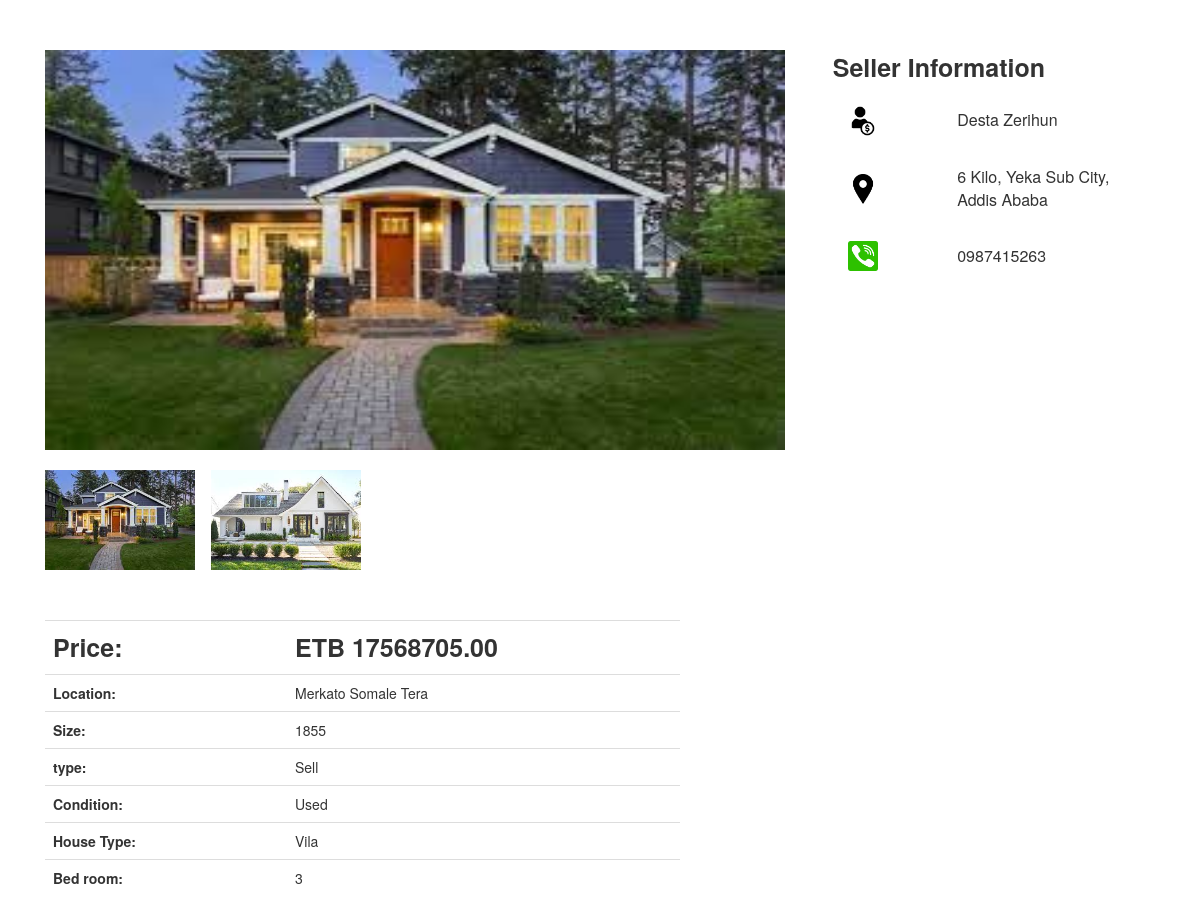
Screenshot of /house/detail/2/ with the database file from the repository.
### House/models.py (models this page shows, shortened)
class House(models.Model):
    size = models.PositiveIntegerField()
    sell_or_rent = models.CharField(max_length=100, choices=(('Sell', 'Sell'), ('Rent', 'Rent')))
    condition = models.CharField(max_length=100, choices=(('New', 'New'), ('Used', 'Used')))
    house_type = models.CharField(max_length=100)
    bedroom = models.PositiveIntegerField()
    location = models.ForeignKey(Location,  on_delete=models.CASCADE)
    price =  models.DecimalField(decimal_places=2, max_digits=20,
                                validators=[MinValueValidator(Decimal('0.00'))])
    description = models.TextField(blank=True, null=True)
    photo = models.ManyToManyField(Photo, blank=True)
    seller =  models.ForeignKey(Seller,  on_delete=models.CASCADE)

class Photo(models.Model):
    image  = models.ImageField(upload_to='images')

class Location(models.Model):
    region = models.CharField(max_length=100, choices=region_choice)
    city = models.CharField(max_length=1000)
    specific_location = models.CharField(max_length=1000)
    def __str__(self):
        return self.specific_location

### Seller/models.py (models this page shows, shortened)
class Seller(models.Model):
    name = models.CharField(max_length=100)
    location = models.ForeignKey(Location,  on_delete=models.CASCADE)
    phone_regex = RegexValidator(
        regex=r'^\+?1?\d{10,15}$',
        message='Phone number must be entered in the format : 09******** or +2519******** up to 15 digits allowed',
        )
    phone = models.CharField(validators=[phone_regex], max_length=15)

class Location(models.Model):
    region = models.CharField(max_length=100, choices=region_choice)
    city = models.CharField(max_length=1000)
    specific_location = models.CharField(max_length=1000)
    def __str__(self):
        return "%s, %s, %s" % (self.specific_location, self.city, self.region)

### House/views.py (the view)
# urls.py: path('detail/<int:house_id>/', views.house_detail, name='house_detail'),
def house_detail(request, house_id):
    try:
        house = House.objects.get(pk=house_id)
    except House.DoesNotExist:
        return render('house_list')
    return render(request, 'house_detail.html', {'house': house})

### House/templates/house_detail.html (shortened to what this page needs)
<!DOCTYPE html>
<html lang="en">
    <head class="header-site">
        {% load static %}
        <link rel="stylesheet" href="{% static 'files/bootstrap/css/bootstrap.css' %}"  type="text/css" >
        <link rel="stylesheet" href="{% static 'files/style5.css' %}"  type="text/css" >
    </head>
    <body>
    <div class = "container col-8" style="margin-top: 50px;">
        <div class="col-sm-7">
            <img style="margin-bottom: 20px;" src="{% static house.photo.all.0.image.url %}"  height="400" width="740">
            <br>
            <div class="row">
                {% for i in house.photo.all %}
                <div class="col-sm-3">
                    <img src="{% static i.image.url %}"  height="100" width="150">
                </div>
                {%endfor%}
            </div>
            <table class="table table-light" style="margin-top: 50px;width: 740px;" >
                <tr>
                    <td style="width: 200px;font-size: 25px;"><strong>Price:</strong></td>
                    <td style="padding-left:50px;font-size: 25px"><strong>ETB {{house.price}}</strong></td>
                </tr>
                <tr>
                    <td style="width: 200px;"><strong>Location:</strong></td>
                    <td style="padding-left:50px;">{{house.location}}</td>
                </tr>
                <tr>
                    <td style="width: 200px;"><strong>Size:</strong></td>
                    <td style="padding-left:50px;">{{house.size}}</td>
                </tr>
                <tr>
                    <td style="width: 200px;"><strong>type:</strong></td>
                    <td style="padding-left:50px;">{{house.sell_or_rent}}</td>
                </tr>
                <tr>
                    <td style="width: 200px;"><strong>Condition:</strong></td>
                    <td style="padding-left:50px;">{{house.condition}}</td>
                </tr>
                <tr>
                    <td style="width: 200px;"><strong>House Type:</strong></td>
                    <td style="padding-left:50px;">{{house.house_type}}</td>
                </tr>
                <tr>
                    <td style="width: 200px;"><strong>Bed room:</strong></td>
                    <td style="padding-left:50px;">{{house.bedroom}}</td>
                </tr>
            </table>
        </div>
        <div class="col-sm-5">
            <div style="float: right;">
                {% if house.sell_or_rent == "Sell" %}
                <label style="font-size: 25px;"><strong>Seller Information</strong></label>
                {% else %}
                <label style="font-size: 25px;"><strong>Renter Information</strong></label>
                {%endif%}
                <table style="border-spacing: 20px; font-size:16px;">
                    <tr >
                        <td>
                            <img src="{% static 'files/icons/seller.png' %}" height="30" width="30">
                        </td>
                        <td style="padding-left: 20%;">
                            {{house.seller.name}}
                        </td>
                    </tr>
                    <tr>
                        <td >
                            <img src="{% static 'files/icons/location.png' %}" height="30" width="30">
                        </td>
                        <td style="padding-left: 20%;">
                            {{house.seller.location}}
                        </td>
                    </tr>
                    <tr>
                        <td>
                            <img src="{% static 'files/icons/phone.png' %}" height="30" width="30">
                        </td>
                        <td style="padding-left: 20%;">
                            {{house.seller.phone}}
                        </td>
                    </tr>
                </table>
            </div>
        </div>
    </div>
    </body>
</html>

### House/templates/house_detail.html (style rules this page uses)
th, td { padding: 15px; }

### rows the page displays
House: id.image (picture), price "17568705.00", location "Merkato Somale Tera", size "1855", sell_or_rent "Sell", condition "Used", house_type "Vila", bedroom "3", seller.name "Desta Zerihun", seller.location "6 Kilo, Yeka Sub City, Addis Ababa", seller.phone "0987415263"
Photo: image (picture)
Photo: image (picture)
